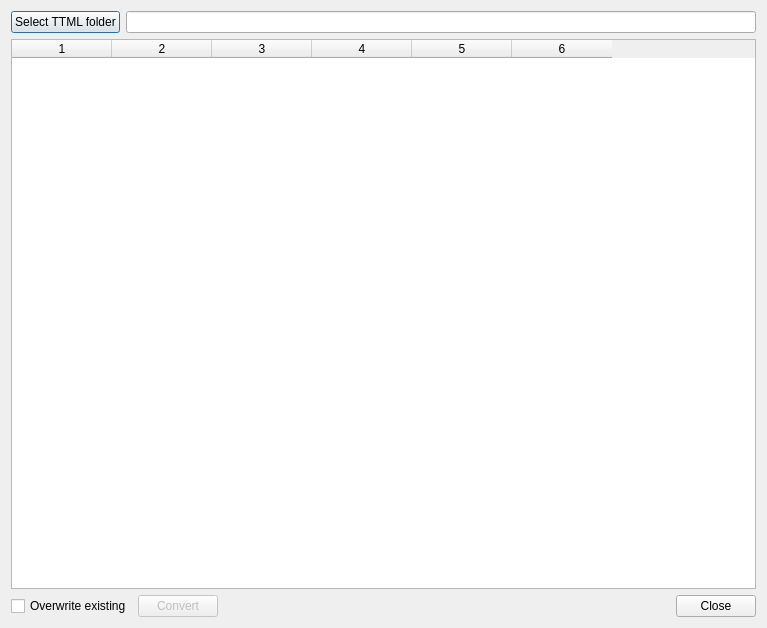
<?xml version="1.0" encoding="UTF-8"?>
<ui version="4.0">
 <class>Dialog</class>
 <widget class="QDialog" name="Dialog">
  <property name="windowModality">
   <enum>Qt::WindowModality::ApplicationModal</enum>
  </property>
  <property name="geometry">
   <rect>
    <x>0</x>
    <y>0</y>
    <width>767</width>
    <height>628</height>
   </rect>
  </property>
  <property name="windowTitle">
   <string>TTML Converter</string>
  </property>
  <layout class="QVBoxLayout" name="verticalLayout">
   <item>
    <layout class="QHBoxLayout" name="horizontalLayout_2">
     <item>
      <widget class="QPushButton" name="pushbutton_pick_ttml_folder">
       <property name="text">
        <string>Select TTML folder</string>
       </property>
      </widget>
     </item>
     <item>
      <widget class="QLineEdit" name="lineEdit_ttml_dir">
       <property name="readOnly">
        <bool>true</bool>
       </property>
      </widget>
     </item>
    </layout>
   </item>
   <item>
    <widget class="QTableWidget" name="tableWidget_ttml_conversion">
     <property name="columnCount">
      <number>6</number>
     </property>
     <property name="rowCount">
      <number>0</number>
     </property>
     <property name="alternatingRowColors">
      <bool>true</bool>
     </property>
    </widget>
   </item>
   <item>
    <layout class="QHBoxLayout" name="horizontalLayout">
     <item>
      <widget class="QCheckBox" name="checkbox_overwrite">
       <property name="text">
        <string>Overwrite existing</string>
       </property>
      </widget>
     </item>
     <item>
      <widget class="QPushButton" name="pushbutton_convert">
       <property name="enabled">
        <bool>false</bool>
       </property>
       <property name="text">
        <string>Convert</string>
       </property>
      </widget>
     </item>
     <item>
      <widget class="QDialogButtonBox" name="buttonBox">
       <property name="orientation">
        <enum>Qt::Orientation::Horizontal</enum>
       </property>
       <property name="standardButtons">
        <set>QDialogButtonBox::StandardButton::Close</set>
       </property>
      </widget>
     </item>
    </layout>
   </item>
  </layout>
 </widget>
 <resources/>
 <connections>
  <connection>
   <sender>buttonBox</sender>
   <signal>accepted()</signal>
   <receiver>Dialog</receiver>
   <slot>accept()</slot>
   <hints>
    <hint type="sourcelabel">
     <x>248</x>
     <y>254</y>
    </hint>
    <hint type="destinationlabel">
     <x>157</x>
     <y>274</y>
    </hint>
   </hints>
  </connection>
  <connection>
   <sender>buttonBox</sender>
   <signal>rejected()</signal>
   <receiver>Dialog</receiver>
   <slot>reject()</slot>
   <hints>
    <hint type="sourcelabel">
     <x>316</x>
     <y>260</y>
    </hint>
    <hint type="destinationlabel">
     <x>286</x>
     <y>274</y>
    </hint>
   </hints>
  </connection>
 </connections>
</ui>
